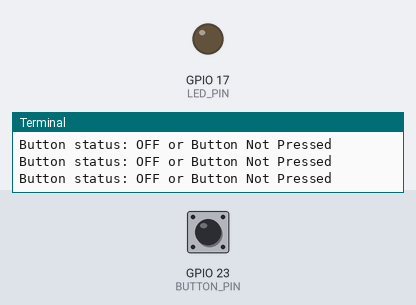
The program below on a simulated Raspberry Pi (BCM pin numbers). On the bench: output pins drawn as LEDs (lit = HIGH), the last lines printed to the terminal. The inputs (shaded band) are chosen by the test bench; at power-on: GPIO 23 (BUTTON_PIN) HIGH.

Above: at 1.2 s.
1.3 s: GPIO 23 (BUTTON_PIN) pulled LOW for 0.25 s
At 1.5 s:
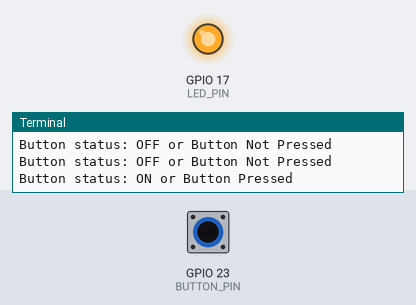
3.1 s: GPIO 23 (BUTTON_PIN) pulled LOW for 3.2 s
At 7.7 s:
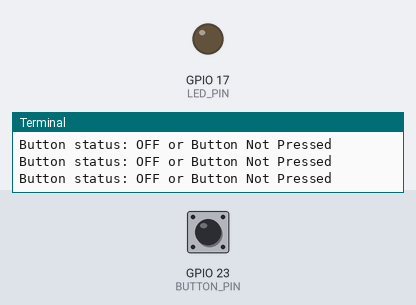
Timing chart, 0 to 9.2 s (numbered marks = the images above; inputs shaded):
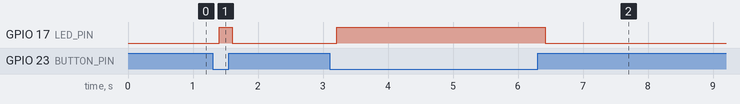

The program:

03_led_and_switch_poll.py
```python
# 03_led_and_switch_poll.py
import RPi.GPIO as GPIO
import time

GPIO.setmode(GPIO.BCM)

# Pin setup
LED_PIN = 17
BUTTON_PIN = 23

# LED as output
GPIO.setup(LED_PIN, GPIO.OUT)

# Button as input with internal pull-up resistor
GPIO.setup(BUTTON_PIN, GPIO.IN, pull_up_down=GPIO.PUD_UP)

try:
    print("Press the button (GPIO 23) to toggle the LED (GPIO 17). Press Ctrl+C to quit.")
    while True:
        button_state = GPIO.input(BUTTON_PIN)
        if button_state == GPIO.LOW:  # Button pressed
            print("Button status: ON or Button Pressed")
            GPIO.output(LED_PIN, True)   # Turn LED ON
        else:                           # Button not pressed
            print("Button status: OFF or Button Not Pressed")
            GPIO.output(LED_PIN, False)  # Turn LED OFF
        time.sleep(0.2)  # small delay to avoid high CPU usage

except KeyboardInterrupt:
    print("\nExiting program.")

finally:
    GPIO.cleanup()
```

Measured:
- after the input at 1.3 s, GPIO 17 (LED_PIN): LOW → HIGH after 0.10 s, → LOW 0.20 s later
- after the input at 3.1 s, GPIO 17 (LED_PIN): LOW → HIGH after 0.11 s, → LOW 3.2 s later
